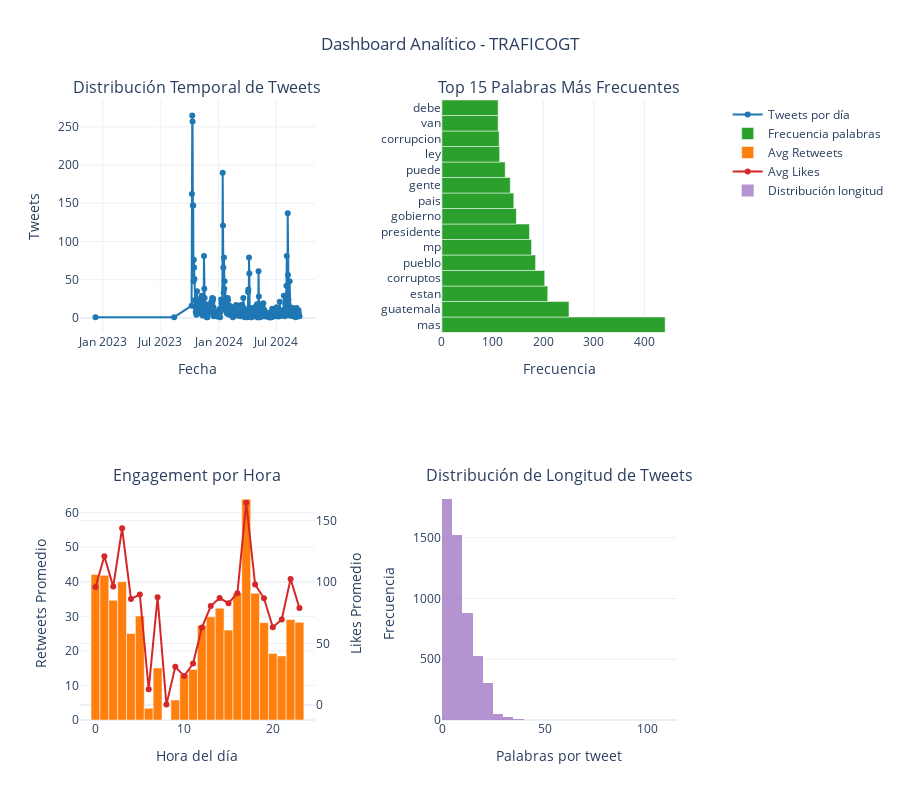

The code cell stored with this chart in its notebook:
### Markdown cell above
## 4. Análisis Exploratorio

Exploramos:
- Cantidad de tweets y usuarios únicos.
- Número de menciones, respuestas y retweets.
- Hashtags más frecuentes.
- Visualización con nube de palabras.

Esto permite generar preguntas de investigación iniciales.

### Code cell
# Configurar estilo de matplotlib
plt.style.use('default')
sns.set_palette("viridis")

def comprehensive_exploratory_analysis(df, name):
    """Análisis exploratorio exhaustivo del dataset"""
    print(f"\n{'='*50}")
    print(f"ANÁLISIS EXPLORATORIO DETALLADO - {name.upper()}")
    print(f"{'='*50}")
    
    # 1. ESTADÍSTICAS BÁSICAS
    print("\n📊 ESTADÍSTICAS BÁSICAS:")
    print(f"  • Total de tweets: {len(df):,}")
    
    unique_users = df["user"].apply(lambda x: x["username"]).nunique()
    print(f"  • Usuarios únicos: {unique_users:,}")
    print(f"  • Promedio tweets por usuario: {len(df)/unique_users:.2f}")
    
    # Análisis de metadatos extraídos
    total_mentions = sum(len(mentions) for mentions in df["extracted_mentions"])
    total_hashtags = sum(len(hashtags) for hashtags in df["extracted_hashtags"])
    total_urls = sum(len(urls) for urls in df["extracted_urls"])
    
    print(f"  • Total menciones: {total_mentions:,}")
    print(f"  • Total hashtags: {total_hashtags:,}")
    print(f"  • Total URLs: {total_urls:,}")
    
    # Tweets con interacciones
    tweets_with_mentions = sum(1 for mentions in df["extracted_mentions"] if len(mentions) > 0)
    tweets_with_hashtags = sum(1 for hashtags in df["extracted_hashtags"] if len(hashtags) > 0)
    
    print(f"  • Tweets con menciones: {tweets_with_mentions:,} ({tweets_with_mentions/len(df)*100:.1f}%)")
    print(f"  • Tweets con hashtags: {tweets_with_hashtags:,} ({tweets_with_hashtags/len(df)*100:.1f}%)")
    
    # 2. ANÁLISIS DE ENGAGEMENT
    print(f"\n📈 MÉTRICAS DE ENGAGEMENT:")
    total_retweets = df["retweetCount"].sum()
    total_likes = df["likeCount"].sum()
    avg_retweets = df["retweetCount"].mean()
    avg_likes = df["likeCount"].mean()
    
    print(f"  • Total retweets: {total_retweets:,}")
    print(f"  • Total likes: {total_likes:,}")
    print(f"  • Promedio retweets por tweet: {avg_retweets:.2f}")
    print(f"  • Promedio likes por tweet: {avg_likes:.2f}")
    
    # 3. ANÁLISIS TEMPORAL
    print(f"\n📅 ANÁLISIS TEMPORAL:")
    df['date_parsed'] = pd.to_datetime(df['date'])
    df['date_only'] = df['date_parsed'].dt.date
    df['hour'] = df['date_parsed'].dt.hour
    
    date_range = df['date_parsed'].max() - df['date_parsed'].min()
    print(f"  • Rango de fechas: {date_range.days} días")
    print(f"  • Fecha más antigua: {df['date_parsed'].min().strftime('%Y-%m-%d %H:%M')}")
    print(f"  • Fecha más reciente: {df['date_parsed'].max().strftime('%Y-%m-%d %H:%M')}")
    
    # 4. ANÁLISIS DE PALABRAS
    print(f"\n📝 ANÁLISIS DE CONTENIDO:")
    all_words = " ".join(df["text_clean"]).split()
    word_freq = Counter(all_words)
    unique_words = len(word_freq)
    total_words = sum(word_freq.values())
    
    print(f"  • Palabras únicas: {unique_words:,}")
    print(f"  • Total de palabras: {total_words:,}")
    print(f"  • Promedio palabras por tweet: {total_words/len(df):.2f}")
    
    # Distribución de longitud de tweets
    tweet_lengths = df["text_clean"].str.split().str.len()
    print(f"  • Longitud media tweet (palabras): {tweet_lengths.mean():.2f}")
    print(f"  • Mediana longitud tweet: {tweet_lengths.median():.2f}")
    
    # 5. TOP ANÁLISIS
    print(f"\n🔝 ELEMENTOS MÁS FRECUENTES:")
    
    # Top palabras
    print("  📋 Top 20 palabras más frecuentes:")
    for i, (word, count) in enumerate(word_freq.most_common(20), 1):
        percentage = (count/total_words)*100
        print(f"    {i:2d}. {word:15} → {count:4d} veces ({percentage:.2f}%)")
    
    # Top menciones
    all_mentions = [mention for mentions_list in df["extracted_mentions"] for mention in mentions_list]
    if all_mentions:
        mention_freq = Counter(all_mentions)
        print(f"\n  💬 Top 10 usuarios más mencionados:")
        for i, (mention, count) in enumerate(mention_freq.most_common(10), 1):
            print(f"    {i:2d}. @{mention:15} → {count:3d} menciones")
    
    # Top hashtags
    all_hashtags = [hashtag for hashtags_list in df["extracted_hashtags"] for hashtag in hashtags_list]
    if all_hashtags:
        hashtag_freq = Counter(all_hashtags)
        print(f"\n  #️⃣ Top 10 hashtags más usados:")
        for i, (hashtag, count) in enumerate(hashtag_freq.most_common(10), 1):
            print(f"    {i:2d}. #{hashtag:15} → {count:3d} usos")
    
    # Top usuarios más activos
    user_activity = df["user"].apply(lambda x: x["username"]).value_counts()
    print(f"\n  👤 Top 10 usuarios más activos:")
    for i, (user, count) in enumerate(user_activity.head(10).items(), 1):
        print(f"    {i:2d}. @{user:15} → {count:3d} tweets")
    
    return {
        'word_freq': word_freq,
        'mention_freq': Counter(all_mentions) if all_mentions else Counter(),
        'hashtag_freq': Counter(all_hashtags) if all_hashtags else Counter(),
        'user_activity': user_activity,
        'df_enhanced': df
    }

def create_enhanced_visualizations(df, analysis_results, name):
    """Crear visualizaciones mejoradas"""
    print(f"\n🎨 Generando visualizaciones mejoradas para {name}...")
    
    # Configurar subplots
    fig = make_subplots(
        rows=2, cols=2,
        subplot_titles=('Distribución Temporal de Tweets', 'Top 15 Palabras Más Frecuentes',
                       'Engagement por Hora', 'Distribución de Longitud de Tweets'),
        specs=[[{'secondary_y': False}, {'secondary_y': False}],
               [{'secondary_y': True}, {'secondary_y': False}]]
    )
    
    # 1. Distribución temporal
    daily_counts = df.groupby('date_only').size().reset_index()
    daily_counts.columns = ['date', 'count']
    
    fig.add_trace(
        go.Scatter(x=daily_counts['date'], y=daily_counts['count'],
                  mode='lines+markers', name='Tweets por día',
                  line=dict(color='#1f77b4', width=2)),
        row=1, col=1
    )
    
    # 2. Top palabras
    top_words = analysis_results['word_freq'].most_common(15)
    words, counts = zip(*top_words)
    
    fig.add_trace(
        go.Bar(x=list(counts), y=list(words), orientation='h',
               name='Frecuencia palabras', marker_color='#2ca02c'),
        row=1, col=2
    )
    
    # 3. Engagement por hora
    hourly_stats = df.groupby('hour').agg({
        'retweetCount': 'mean',
        'likeCount': 'mean',
        'id': 'count'
    }).round(2)
    
    fig.add_trace(
        go.Bar(x=hourly_stats.index, y=hourly_stats['retweetCount'],
               name='Avg Retweets', marker_color='#ff7f0e'),
        row=2, col=1
    )
    
    fig.add_trace(
        go.Scatter(x=hourly_stats.index, y=hourly_stats['likeCount'],
                  mode='lines+markers', name='Avg Likes',
                  line=dict(color='#d62728', width=2)),
        row=2, col=1, secondary_y=True
    )
    
    # 4. Distribución de longitud
    tweet_lengths = df["text_clean"].str.split().str.len()
    
    fig.add_trace(
        go.Histogram(x=tweet_lengths, nbinsx=30, name='Distribución longitud',
                    marker_color='#9467bd', opacity=0.7),
        row=2, col=2
    )
    
    # Actualizar layout
    fig.update_layout(
        title_text=f"Dashboard Analítico - {name.upper()}",
        title_x=0.5,
        height=800,
        showlegend=True,
        template='plotly_white'
    )
    
    # Actualizar ejes
    fig.update_yaxes(title_text="Tweets", row=1, col=1)
    fig.update_xaxes(title_text="Fecha", row=1, col=1)
    fig.update_xaxes(title_text="Frecuencia", row=1, col=2)
    fig.update_yaxes(title_text="Retweets Promedio", row=2, col=1)
    fig.update_yaxes(title_text="Likes Promedio", row=2, col=1, secondary_y=True)
    fig.update_xaxes(title_text="Hora del día", row=2, col=1)
    fig.update_xaxes(title_text="Palabras por tweet", row=2, col=2)
    fig.update_yaxes(title_text="Frecuencia", row=2, col=2)
    
    fig.show()
    
    # Crear nube de palabras mejorada
    if len(analysis_results['word_freq']) > 0:
        # Filtrar palabras muy comunes para mejor visualización
        filtered_words = {word: freq for word, freq in analysis_results['word_freq'].items() 
                         if freq > 2 and len(word) > 2}
        
        wc = WordCloud(
            width=1200, 
            height=600, 
            background_color="white",
            max_words=100,
            colormap='plasma',
            relative_scaling=0.5,
            min_font_size=10
        ).generate_from_frequencies(filtered_words)
        
        plt.figure(figsize=(15, 8))
        plt.imshow(wc, interpolation="bilinear")
        plt.axis("off")
        plt.title(f"Nube de Palabras Mejorada - {name.upper()}", 
                 fontsize=16, fontweight='bold', pad=20)
        plt.tight_layout()
        plt.show()
    
    # Gráfico de red de menciones principales (preparación para paso 5)
    if analysis_results['mention_freq']:
        top_mentions = dict(analysis_results['mention_freq'].most_common(20))
        
        plt.figure(figsize=(12, 8))
        mentions = list(top_mentions.keys())
        counts = list(top_mentions.values())
        
        bars = plt.barh(range(len(mentions)), counts, color='skyblue', alpha=0.8)
        plt.yticks(range(len(mentions)), [f'@{m}' for m in mentions])
        plt.xlabel('Número de Menciones', fontsize=12)
        plt.title(f'Top 20 Usuarios Más Mencionados - {name.upper()}', 
                 fontsize=14, fontweight='bold')
        plt.gca().invert_yaxis()
        
        # Añadir valores en las barras
        for i, bar in enumerate(bars):
            width = bar.get_width()
            plt.text(width + 0.5, bar.get_y() + bar.get_height()/2, 
                    f'{int(width)}', ha='left', va='center', fontsize=9)
        
        plt.tight_layout()
        plt.show()

# Ejecutar análisis exploratorio exhaustivo
analysis_results = comprehensive_exploratory_analysis(traficogt_df, "traficogt")

# Generar visualizaciones mejoradas
create_enhanced_visualizations(traficogt_df, analysis_results, "traficogt")

### Figure 1 — Plotly figure (JSON) as saved in the notebook; plotly's stock layout.template omitted (floating-point values rounded to 4 significant figures; data arrays with more than 128 entries replaced by an {"elided": "..."} marker saying what was removed)
{"data": [{"line": {"color": "#1f77b4", "width": 2}, "mode": "lines+markers", "name": "Tweets por día", "type": "scatter", "x": {"elided": "330 str values"}, "xaxis": "x", "y": {"elided": "330 int values"}, "yaxis": "y"}, {"marker": {"color": "#2ca02c"}, "name": "Frecuencia palabras", "orientation": "h", "type": "bar", "x": [441, 251, 209, 203, 185, 177, 173, 147, 142, 135, 125, 114, 113, 111, 111], "xaxis": "x2", "y": ["mas", "guatemala", "estan", "corruptos", "pueblo", "mp", "presidente", "gobierno", "pais", "gente", "puede", "ley", "corrupcion", "van", "debe"], "yaxis": "y2"}, {"marker": {"color": "#ff7f0e"}, "name": "Avg Retweets", "type": "bar", "x": [0, 1, 2, 3, 4, 5, 6, 7, 8, 9, 10, 11, 12, 13, 14, 15, 16, 17, 18, 19, 20, 21, 22, 23], "xaxis": "x3", "y": [42.1, 41.86, 34.64, 40.02, 25.04, 30.1, 3.4, 15.06, 0, 5.8, 13.15, 14.63, 27.39, 29.86, 32.34, 26.01, 36.75, 63.91, 36.69, 28.16, 19.24, 18.55, 29.09, 28.26], "yaxis": "y3"}, {"line": {"color": "#d62728", "width": 2}, "mode": "lines+markers", "name": "Avg Likes", "type": "scatter", "x": [0, 1, 2, 3, 4, 5, 6, 7, 8, 9, 10, 11, 12, 13, 14, 15, 16, 17, 18, 19, 20, 21, 22, 23], "xaxis": "x3", "y": [95.96, 120.9, 96.21, 143.6, 86.2, 89.75, 12.82, 87.5, 0.3, 31, 23.54, 33.63, 62.96, 80.41, 86.94, 82.77, 90.83, 164.3, 97.95, 86.7, 63.25, 69.58, 102.4, 78.87], "yaxis": "y4"}, {"marker": {"color": "#9467bd"}, "name": "Distribución longitud", "nbinsx": 30, "opacity": 0.7, "type": "histogram", "x": {"elided": "5163 int values"}, "xaxis": "x4", "yaxis": "y5"}], "layout": {"annotations": [{"font": {"size": 16}, "showarrow": false, "text": "Distribución Temporal de Tweets", "x": 0.185, "xanchor": "center", "xref": "paper", "y": 1, "yanchor": "bottom", "yref": "paper"}, {"font": {"size": 16}, "showarrow": false, "text": "Top 15 Palabras Más Frecuentes", "x": 0.755, "xanchor": "center", "xref": "paper", "y": 1, "yanchor": "bottom", "yref": "paper"}, {"font": {"size": 16}, "showarrow": false, "text": "Engagement por Hora", "x": 0.185, "xanchor": "center", "xref": "paper", "y": 0.375, "yanchor": "bottom", "yref": "paper"}, {"font": {"size": 16}, "showarrow": false, "text": "Distribución de Longitud de Tweets", "x": 0.755, "xanchor": "center", "xref": "paper", "y": 0.375, "yanchor": "bottom", "yref": "paper"}], "height": 800, "showlegend": true, "title": {"text": "Dashboard Analítico - TRAFICOGT", "x": 0.5}, "xaxis": {"anchor": "y", "domain": [0, 0.37], "title": {"text": "Fecha"}}, "xaxis2": {"anchor": "y2", "domain": [0.57, 0.94], "title": {"text": "Frecuencia"}}, "xaxis3": {"anchor": "y3", "domain": [0, 0.37], "title": {"text": "Hora del día"}}, "xaxis4": {"anchor": "y5", "domain": [0.57, 0.94], "title": {"text": "Palabras por tweet"}}, "yaxis": {"anchor": "x", "domain": [0.625, 1], "title": {"text": "Tweets"}}, "yaxis2": {"anchor": "x2", "domain": [0.625, 1]}, "yaxis3": {"anchor": "x3", "domain": [0, 0.375], "title": {"text": "Retweets Promedio"}}, "yaxis4": {"anchor": "x3", "overlaying": "y3", "side": "right", "title": {"text": "Likes Promedio"}}, "yaxis5": {"anchor": "x4", "domain": [0, 0.375], "title": {"text": "Frecuencia"}}}}
